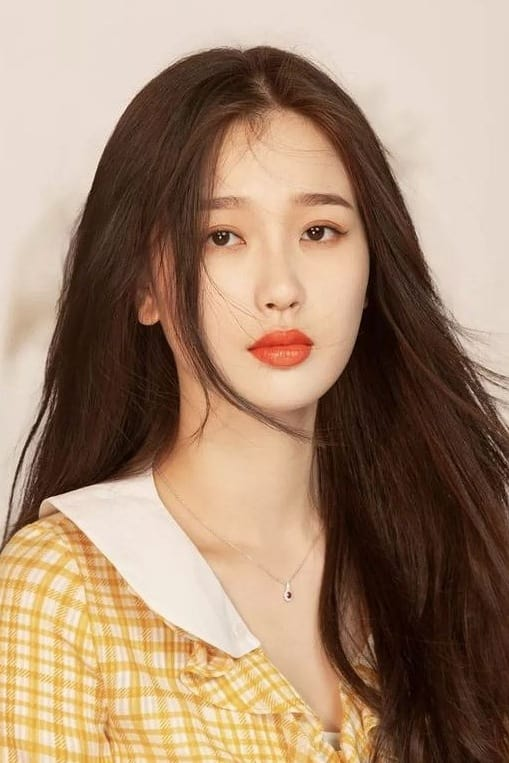
#> input picture pic2.jpg, 509 x 763 px
$ python week12.py
#> lines starting #> are read from the running program, lines starting #| are printed output that depends on the picture; after the words box and inside, x2 and y2 are one past the last pixel; in counts of white or black regions, pixels touching at a corner belong together
import cv2
from PIL import Image
import numpy as np
import matplotlib.pyplot as plt
from sklearn.model_selection import train_test_split
from sklearn.decomposition import PCA
from sklearn.svm import SVC
from sklearn.ensemble import RandomForestClassifier
from sklearn.neighbors import KNeighborsClassifier
from sklearn.metrics import classification_report, accuracy_score
import tensorflow as tf
from tensorflow.keras import layers, models
from tensorflow.keras.utils import to_categorical
from tensorflow.keras.preprocessing.image import ImageDataGenerator
from tensorflow.keras.applications import MobileNet
from tensorflow.keras.preprocessing import image
from tensorflow.keras.applications.mobilenet import preprocess_input, decode_predictions
from tensorflow.keras.applications import ResNet50
from tensorflow.keras.applications.resnet50 import preprocess_input
from sklearn.model_selection import train_test_split
import os


def show_image(img_path):
    # Завантаження зображення за допомогою OpenCV
#> called with img_path = 'pic2.jpg'
    img_cv2 = cv2.imread(img_path)
#> img_cv2 is the input picture: shape (763, 509, 3); mean B, G, R 112.7, 136.1, 163.9
    img_cv2_rgb = cv2.cvtColor(img_cv2, cv2.COLOR_BGR2RGB)

    # Завантаження зображення за допомогою PIL
    img_pil = Image.open(img_path)

    # Відображення обох зображень
    fig, axs = plt.subplots(1, 2, figsize=(10, 5))
    axs[0].imshow(img_cv2_rgb)
    axs[0].set_title("Зображення з OpenCV")
    axs[0].axis('off')

    axs[1].imshow(img_pil)
    axs[1].set_title("Зображення з PIL")
    axs[1].axis('off')

    plt.show()


def get_image_info(img_path):
#> called with img_path = 'pic2.jpg'
    img = Image.open(img_path)
    print(f"\nImage: {img_path}")
    print(f"Формат: {img.format}")
#| Формат: JPEG
    print(f"Розмір: {img.size}")
#| Розмір: (509, 763)
    print(f"Режим: {img.mode}")
#| Режим: RGB


def show_brightness_histogram(img_path):
#> called with img_path = 'pic2.jpg'
    img = Image.open(img_path).convert("L")  # Конвертуємо зображення в відтінки сірого
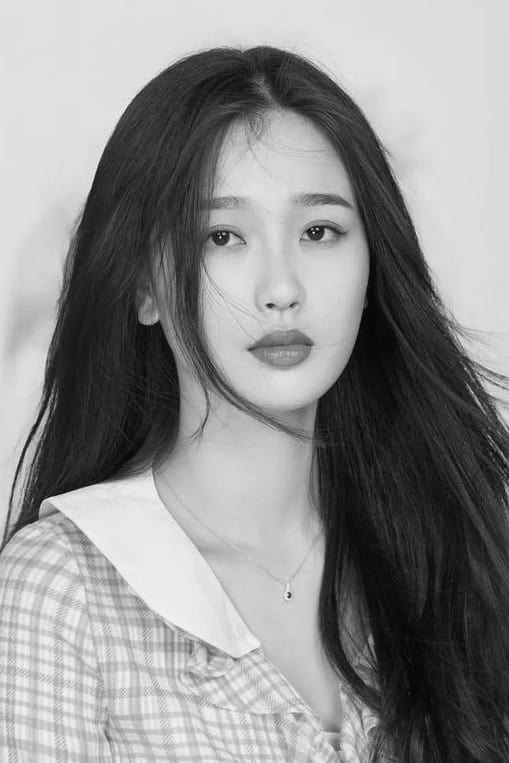
#> img: PIL image 509x763 L; min 4, max 246, mean 141.7
    histogram = img.histogram()
#> histogram = 256 values, max 20073 at index 223, min 0 at index 0, mean 1517.1

    plt.figure(figsize=(8, 6))
    plt.plot(histogram, color='black')
    plt.title("Гістограма яскравості")
    plt.xlabel("Яскравість")
    plt.ylabel("Кількість пікселів")
    plt.show()
#> figure, not shown here; curve peaks at x = 223, y = 20073


def improve_contrast(img_path, output_path):
#> called with img_path = 'pic2.jpg', output_path = 'contrast_pic2.jpg'
    img = Image.open(img_path)
    img_contrast = img.point(lambda p: p * 1.5)  # Підвищення контрасту
    img_contrast.save(output_path)

    plt.imshow(img_contrast)
    plt.title("Покращена контрасність")
    plt.axis('off')
    plt.show()


def apply_filters(img_path):
#> called with img_path = 'pic2.jpg'
    img = cv2.imread(img_path, 0)
#> img: shape (763, 509); min 0, max 250, mean 141.7

    # Гаусовий фільтр
    gaussian = cv2.GaussianBlur(img, (5, 5), 0)

    # Медіанний фільтр
    median = cv2.medianBlur(img, 5)

    # Біквадратний фільтр (Bilateral Filter)
    bilateral = cv2.bilateralFilter(img, 9, 75, 75)

    # Відображення результатів
    plt.figure(figsize=(10, 7))
    titles = ['Original Image', 'Gaussian Filter', 'Median Filter', 'Bilateral Filter']
    images = [img, gaussian, median, bilateral]

    for i in range(4):
        plt.subplot(2, 2, i + 1)
        plt.imshow(images[i], cmap='gray')
        plt.title(titles[i])
        plt.axis('off')

    plt.show()


def sharpen_image(img_path, output_path):
#> called with img_path = 'pic2.jpg', output_path = 'sharpened_pic2.jpg'
    img = cv2.imread(img_path)

    # Фільтр для підвищення різкості
    kernel = np.array([[0, -1, 0],
                       [-1, 5, -1],
                       [0, -1, 0]])
    img_sharpened = cv2.filter2D(img, -1, kernel)

    # Зберегти результат
    cv2.imwrite(output_path, img_sharpened)

    # Відображення результату
    plt.imshow(cv2.cvtColor(img_sharpened, cv2.COLOR_BGR2RGB))
    plt.title("Підвищена різкість")
    plt.axis('off')
    plt.show()


def threshold_segmentation(img_path):
#> called with img_path = 'pic2.jpg'
    img = cv2.imread(img_path, 0)  # Завантаження зображення у відтінках сірого

    # Порогова сегментація з фіксованим порогом
    _, thresh_img = cv2.threshold(img, 127, 255, cv2.THRESH_BINARY)
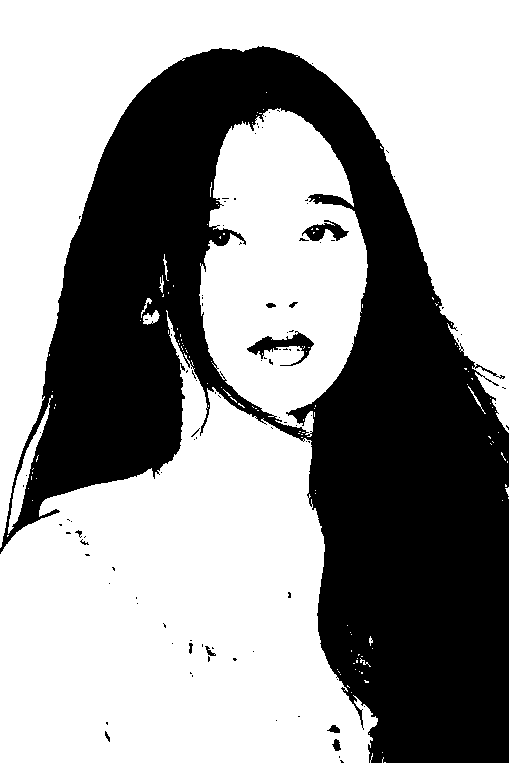
#> thresh_img: shape (763, 509); 60.4% white; 101 black regions (89 under 20 px), largest, box (x1, y1, x2, y2) and area: (0, 46, 509, 763) 151929, (247, 331, 314, 366) 779, (302, 220, 349, 241) 478

    # Порогова сегментація з використанням методу Otsu
    _, otsu_img = cv2.threshold(img, 0, 255, cv2.THRESH_BINARY + cv2.THRESH_OTSU)
#> otsu_img: shape (763, 509); 60.6% white; 109 black regions (98 under 20 px), largest, box (x1, y1, x2, y2) and area: (0, 47, 509, 763) 151084, (247, 333, 314, 365) 672, (302, 220, 349, 241) 458

    # Відображення результатів
    plt.figure(figsize=(10, 5))
    plt.subplot(1, 2, 1)
    plt.imshow(thresh_img, cmap='gray')
    plt.title("Фіксований поріг")
    plt.axis('off')

    plt.subplot(1, 2, 2)
    plt.imshow(otsu_img, cmap='gray')
    plt.title("Метод Otsu")
    plt.axis('off')

    plt.show()


def watershed_segmentation(img_path):
#> called with img_path = 'pic2.jpg'
    img = cv2.imread(img_path)
    gray = cv2.cvtColor(img, cv2.COLOR_BGR2GRAY)
    _, binary_img = cv2.threshold(gray, 0, 255, cv2.THRESH_BINARY_INV + cv2.THRESH_OTSU)

    # Операції морфології для відокремлення переднього та заднього планів
    kernel = np.ones((3, 3), np.uint8)
    sure_bg = cv2.dilate(binary_img, kernel, iterations=3)
#> sure_bg: shape (763, 509); 44.4% white; 21 white regions, largest, box (x1, y1, x2, y2) and area: (0, 44, 509, 763) 166961, (244, 327, 317, 369) 1862, (297, 217, 352, 244) 1090

    # Відстань трансформації для переднього плану
    dist_transform = cv2.distanceTransform(binary_img, cv2.DIST_L2, 5)
    _, sure_fg = cv2.threshold(dist_transform, 0.7 * dist_transform.max(), 255, 0)
#> sure_fg: shape (763, 509) float32; 1.5% white; 1 white region, box (x1, y1, x2, y2) and area: (459, 590, 509, 763) 5989

    # Маркування
    sure_fg = np.uint8(sure_fg)
    unknown = cv2.subtract(sure_bg, sure_fg)
#> unknown: shape (763, 509); 42.9% white; 21 white regions, largest, box (x1, y1, x2, y2) and area: (0, 44, 509, 763) 160972, (244, 327, 317, 369) 1862, (297, 217, 352, 244) 1090

    # Маркуємо компоненти
    _, markers = cv2.connectedComponents(sure_fg)

    # Додаємо 1 до всіх маркерів, щоб бути впевненими, що фон - 1
    markers = markers + 1
    markers[unknown == 255] = 0
#> markers: shape (763, 509) int32; 3 distinct labels, from 0 to 2

    # Застосування алгоритму Watershed
    markers = cv2.watershed(img, markers)
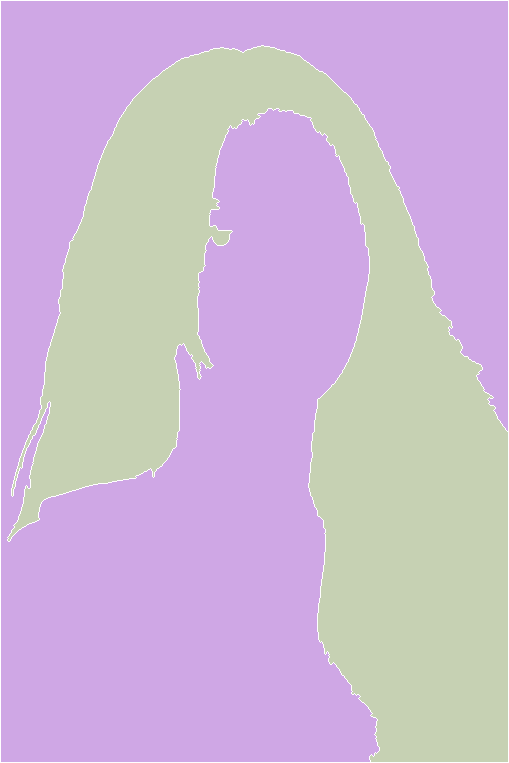
#> markers: shape (763, 509) int32; 3 distinct labels, from -1 to 2; one colour per label, 0 black, -1 white
    img[markers == -1] = [255, 0, 0]
#> img: shape (763, 509, 3)

    # Відображення результату
    plt.imshow(cv2.cvtColor(img, cv2.COLOR_BGR2RGB))
    plt.title("Watershed сегментація")
    plt.axis('off')
    plt.show()


def grabcut_segmentation(img_path):
#> called with img_path = 'pic2.jpg'
    img = cv2.imread(img_path)
    mask = np.zeros(img.shape[:2], np.uint8)

    bgd_model = np.zeros((1, 65), np.float64)
    fgd_model = np.zeros((1, 65), np.float64)

    # Прямокутник для ініціалізації (визначте об'єкт)
    rect = (50, 50, img.shape[1] - 50, img.shape[0] - 50)
#> rect = (50, 50, 459, 713)

    # Використання алгоритму GrabCut
    cv2.grabCut(img, mask, rect, bgd_model, fgd_model, 5, cv2.GC_INIT_WITH_RECT)

    # Створення маски для сегментованого зображення
    mask2 = np.where((mask == 2) | (mask == 0), 0, 1).astype('uint8')
    img_result = img * mask2[:, :, np.newaxis]

    # Відображення результату
    plt.imshow(cv2.cvtColor(img_result, cv2.COLOR_BGR2RGB))
    plt.title("GrabCut сегментація")
    plt.axis('off')
    plt.show()


def detect_edges(img_path):
#> called with img_path = 'pic2.jpg'
    img = cv2.imread(img_path, 0)
    # алгоритм Canny
    edges = cv2.Canny(img, 100, 200)
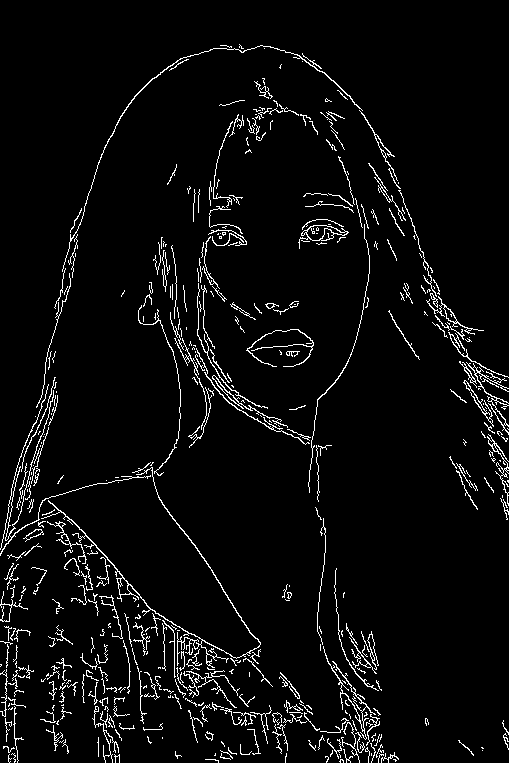
#> edges: shape (763, 509); 4.5% white in thin lines or dots

    plt.imshow(edges, cmap='gray')
    plt.title("Контури облич (Canny)")
    plt.axis('off')

    plt.show()


def sift_detector(img_path):
#> called with img_path = 'pic2.jpg'
    img = cv2.imread(img_path)
    gray = cv2.cvtColor(img, cv2.COLOR_BGR2GRAY)

    # SIFT детектор
    sift = cv2.SIFT_create()
    keypoints, descriptors = sift.detectAndCompute(gray, None)
#> keypoints = 1363 keypoints; strongest (x, y, size): (117, 399, 103.3), (270, 305, 4.1), (289, 597, 2.2), (224, 234, 1.8)

    img_sift = cv2.drawKeypoints(img, keypoints, None)

    plt.imshow(cv2.cvtColor(img_sift, cv2.COLOR_BGR2RGB))
    plt.title("SIFT Детектор")
    plt.axis('off')

    plt.show()


# [14 lines left out: function surf_detector, not called in this run]


def orb_detector(img_path):
#> called with img_path = 'pic2.jpg'
    img = cv2.imread(img_path)
    gray = cv2.cvtColor(img, cv2.COLOR_BGR2GRAY)

    # ORB детектор
    orb = cv2.ORB_create()
    keypoints, descriptors = orb.detectAndCompute(gray, None)
#> keypoints = 500 keypoints; strongest (x, y, size): (289, 596, 31), (313, 232, 31), (317, 229, 31), (314, 227, 31)

    img_orb = cv2.drawKeypoints(img, keypoints, None, color=(0, 255, 0))

    plt.imshow(cv2.cvtColor(img_orb, cv2.COLOR_BGR2RGB))
    plt.title("ORB Детектор")
    plt.axis('off')

    plt.show()


def hog_descriptor(img_path):
#> called with img_path = 'pic2.jpg'
    img = cv2.imread(img_path, 0)
    hog = cv2.HOGDescriptor()

    h = hog.compute(img)

    plt.plot(h)
    plt.title("HOG Дескриптори")

    plt.show()
#> figure, not shown here; curve peaks at x = 25987, y = 0.943


def process_video_stream(video_path=None):
#> called with video_path = 'video.mp4'
    if video_path is None:
        cap = cv2.VideoCapture(0)
    else:
        cap = cv2.VideoCapture(video_path)

    back_sub = cv2.createBackgroundSubtractorMOG2()

    ret, first_frame = cap.read()
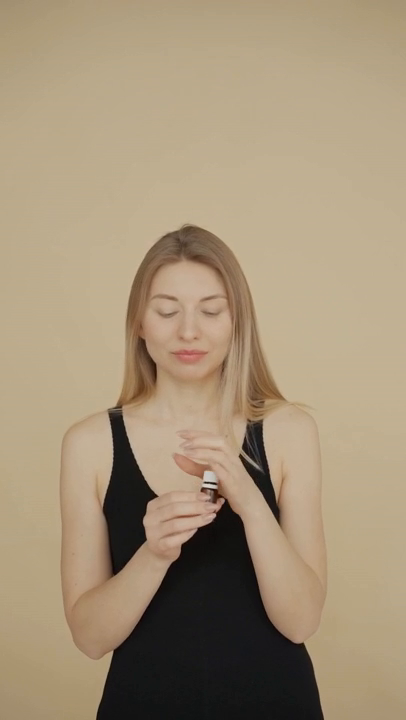
#> input picture frame 34 of video.mp4, 406 x 720 px
#> first_frame is the input picture: shape (720, 406, 3); mean B, G, R 120, 146.2, 163.9
    if not ret:
        print("Не вдалося отримати перший кадр")
        return

    prev_gray = cv2.cvtColor(first_frame, cv2.COLOR_BGR2GRAY)

    hsv_mask = np.zeros_like(first_frame)
    hsv_mask[..., 1] = 255

    while cap.isOpened():
        ret, frame = cap.read()
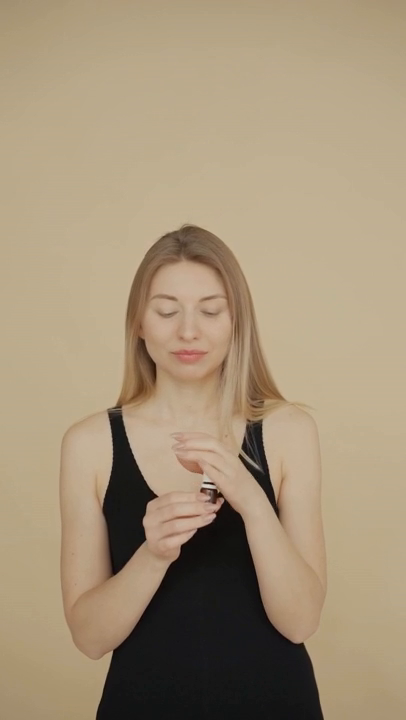
#> input picture frame 35 of video.mp4, 406 x 720 px
#> frame is the input picture: shape (720, 406, 3); mean B, G, R 120.1, 146.3, 164.1
        if not ret:
            break

        # аналіз рухомих об'єктів за допомогою Optical Flow
        gray = cv2.cvtColor(frame, cv2.COLOR_BGR2GRAY)
#> gray: shape (720, 406)
        flow = cv2.calcOpticalFlowFarneback(prev_gray, gray, None, 0.5, 3, 15, 3, 5, 1.2, 0)

        # перетворюємо Optical Flow на кут і величину
        magnitude, angle = cv2.cartToPolar(flow[..., 0], flow[..., 1])
        hsv_mask[..., 0] = angle * 180 / np.pi / 2
        hsv_mask[..., 2] = cv2.normalize(magnitude, None, 0, 255, cv2.NORM_MINMAX)

        optical_flow_rgb = cv2.cvtColor(hsv_mask, cv2.COLOR_HSV2BGR)
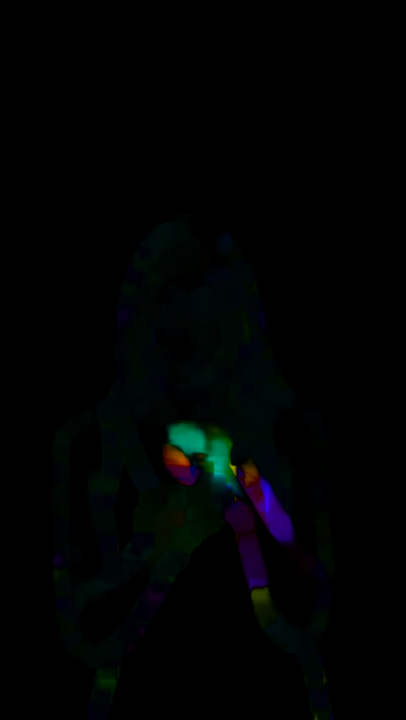
#> optical_flow_rgb: shape (720, 406, 3); mean B, G, R 2.6, 2.4, 0.9

        # Background Subtraction для виділення рухомих об'єктів
        fg_mask = back_sub.apply(frame)
#> fg_mask: shape (720, 406); every value is 127

        cv2.imshow("Оригінальне відео", frame)
        cv2.imshow("Optical Flow", optical_flow_rgb)
        cv2.imshow("Background Subtraction", fg_mask)

        prev_gray = gray

        if cv2.waitKey(30) & 0xFF == ord('q'):
#> (key q is pressed here)
            break

    cap.release()
    cv2.destroyAllWindows()


def scale_image(image_path, scale_x, scale_y):
#> called with image_path = 'pic2.jpg', scale_x = 1.5, scale_y = 1.5
    image = cv2.imread(image_path)
    if image is None:
        print(f"Не вдалося завантажити зображення з {image_path}")
        return
    scaled_image = cv2.resize(image, None, fx=scale_x, fy=scale_y)

    cv2.imshow(f'Масштабоване зображення {scale_x}x{scale_y}', scaled_image)
    cv2.waitKey(0)
    cv2.destroyAllWindows()


def rotate_image(image_path, angle, center=None, scale=1.0):
#> called with image_path = 'pic2.jpg', angle = 45, scale = 1
    image = cv2.imread(image_path)
    if image is None:
        print(f"Не вдалося завантажити зображення з {image_path}")
        return
    (h, w) = image.shape[:2]
#> h = 763; w = 509
    if center is None:
        center = (w // 2, h // 2)
#> center = (254, 381)

    M = cv2.getRotationMatrix2D(center, angle, scale)
    rotated_image = cv2.warpAffine(image, M, (w, h))

    cv2.imshow(f'Повернуте зображення на {angle} градусів', rotated_image)
    cv2.waitKey(0)
    cv2.destroyAllWindows()


def perspective_transform(image_path):
#> called with image_path = 'pic2.jpg'
    image = cv2.imread(image_path)
    if image is None:
        print(f"Не вдалося завантажити зображення з {image_path}")
        return
    h, w = image.shape[:2]
#> h = 763; w = 509

    pts1 = np.float32([[50, 50], [w - 50, 50], [50, h - 50], [w - 50, h - 50]])

    pts2 = np.float32([[0, 0], [w, 0], [0, h], [w, h]])
#> pts2 = [[0, 0], [509, 0], [0, 763], [509, 763]]

    M = cv2.getPerspectiveTransform(pts1, pts2)
    transformed_image = cv2.warpPerspective(image, M, (w, h))

    cv2.imshow('Перспективна трансформація', transformed_image)
    cv2.waitKey(0)
    cv2.destroyAllWindows()


def erode_image(image_path, kernel_size=(5, 5)):
    image = cv2.imread(image_path, 0)
    if image is None:
        print(f"Не вдалося завантажити зображення з {image_path}")
        return
    kernel = np.ones(kernel_size, np.uint8)
    eroded_image = cv2.erode(image, kernel, iterations=1)

    cv2.imshow('Ерозія', eroded_image)
    cv2.waitKey(0)
    cv2.destroyAllWindows()


def dilate_image(image_path, kernel_size=(5, 5)):
    image = cv2.imread(image_path, 0)
    if image is None:
        print(f"Не вдалося завантажити зображення з {image_path}")
        return
    kernel = np.ones(kernel_size, np.uint8)
    dilated_image = cv2.dilate(image, kernel, iterations=1)

    cv2.imshow('Дилатація', dilated_image)
    cv2.waitKey(0)
    cv2.destroyAllWindows()


def opening_image(image_path, kernel_size=(5, 5)):
    image = cv2.imread(image_path, 0)
    if image is None:
        print(f"Не вдалося завантажити зображення з {image_path}")
        return
    kernel = np.ones(kernel_size, np.uint8)
    opened_image = cv2.morphologyEx(image, cv2.MORPH_OPEN, kernel)

    cv2.imshow('Відкриття', opened_image)
    cv2.waitKey(0)
    cv2.destroyAllWindows()


def closing_image(image_path, kernel_size=(5, 5)):
    image = cv2.imread(image_path, 0)
    if image is None:
        print(f"Не вдалося завантажити зображення з {image_path}")
        return
    kernel = np.ones(kernel_size, np.uint8)
    closed_image = cv2.morphologyEx(image, cv2.MORPH_CLOSE, kernel)

    cv2.imshow('Закриття', closed_image)
    cv2.waitKey(0)
    cv2.destroyAllWindows()


# [10 lines left out: function plot_example_images, not called in this run]


def load_images(folder_path, target_size=(64, 64), label=None):
    X = []
    y = []

#> (the run stopped early here; a loop or call above may not have finished)
